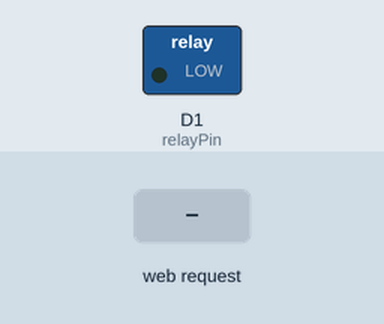
This sketch was run on a simulated ESP8266 (NodeMCU). On the bench: switched loads named in the sketch (green lamp = pin HIGH). The inputs (shaded band) are chosen by the test bench. WiFi joins after 1.5 s; servers stay silent unless stated; what the sketch prints to the serial monitor is not drawn.

Above: at 2.7 s.
2.8 s: HTTP request GET /toggle received
At 3.6 s:
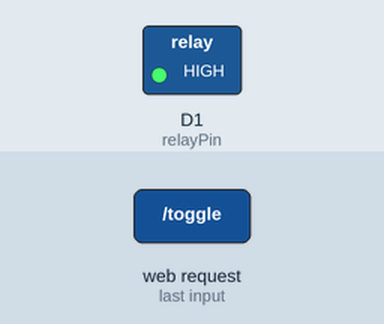
Timing chart, 0 to 5.8 s (numbered marks = the images above; inputs shaded):
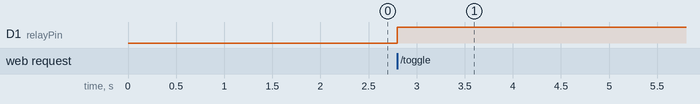

Measured:
- after the input at 2.8 s, D1 (relayPin): LOW → HIGH at once

The sketch:

node_homeautomation.ino
```cpp
#include <ESP8266WiFi.h>
#include <ESP8266WebServer.h>

const char* ssid = "realme X3";
const char* password = "12345678";

const int relayPin = D1; // Relay control pin
bool relayState = LOW; // Initial state of the relay (LOW = off, HIGH = on)

ESP8266WebServer server(80);

void setupWiFi() {
  Serial.begin(115200);
  Serial.println();
  Serial.println("Connecting to WiFi...");
  WiFi.begin(ssid, password);
  while (WiFi.status() != WL_CONNECTED) {
    delay(500);
    Serial.print(".");
  }
  Serial.println("");
  Serial.println("WiFi connected");
  Serial.println("IP address: ");
  Serial.println(WiFi.localIP());
}

void handleRoot() {
  String html = "<html><head><title>Home Automation</title></head><body>";
  html += "<h1>Home Automation</h1>";
  html += "<p>LED Status: ";
  html += (relayState == HIGH) ? "On" : "Off";
  html += "</p>";
  html += "<form action='/toggle' method='get'>";
  html += "<button type='submit'>";
  html += (relayState == HIGH) ? "Turn Off" : "Turn On";
  html += "</button>";
  html += "</form>";
  html += "</body></html>";
  server.send(200, "text/html", html);
}

void handleToggle() {
  relayState = !relayState; // Toggle relay state
  digitalWrite(relayPin, relayState);
  server.sendHeader("Location", "/");
  server.send(303); // Redirect to the root page after toggling
}

void setup() {
  pinMode(relayPin, OUTPUT);
  digitalWrite(relayPin, relayState); // Set initial relay state

  setupWiFi();

  server.on("/", HTTP_GET, handleRoot);
  server.on("/toggle", HTTP_GET, handleToggle);

  server.begin();
}

void loop() {
  server.handleClient();
}
```
